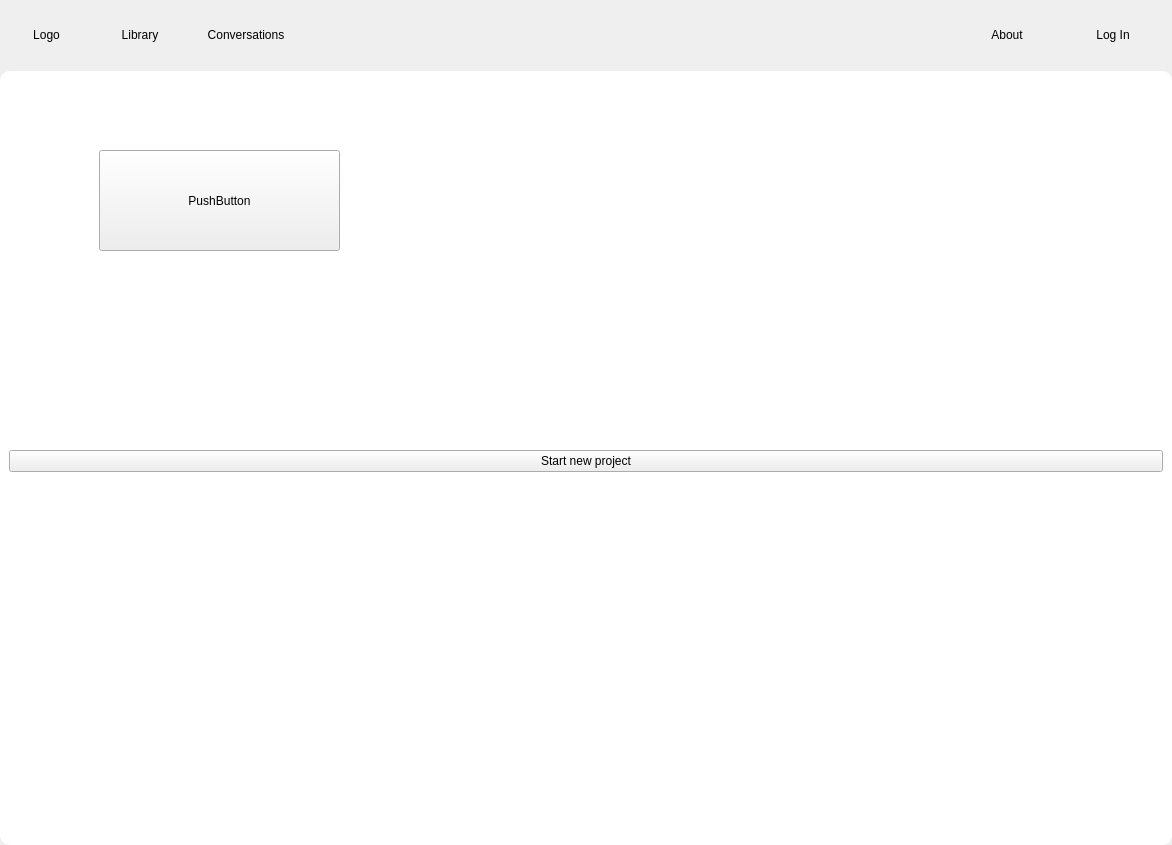
<?xml version="1.0" encoding="UTF-8"?>
<ui version="4.0">
 <class>MainWindow</class>
 <widget class="QMainWindow" name="MainWindow">
  <property name="geometry">
   <rect>
    <x>0</x>
    <y>0</y>
    <width>1172</width>
    <height>845</height>
   </rect>
  </property>
  <property name="windowTitle">
   <string>MainWindow</string>
  </property>
  <widget class="QWidget" name="centralwidget">
   <property name="styleSheet">
    <string notr="true">/* Central widget: Light grey background */
#input_frame_2 {
background-color: rgba(161, 163, 163, 82); 
border: none;  
border-radius: 10px;   
}
#input_textEdit_2{
background-color: rgba(161, 163, 163, 0); 
border: none;  
border-radius: 10px;   
}

QFrame {border:none}
#upper_frame {border: none}
#lower_frame {border: none}
#central_widget {
    background-color: rgb(211, 211, 211); /* Light grey */
}

/* Side widgets: White background with slightly rounded borders */
#side_widget_left, #side_widget_right,  #main_widget, #scrollArea_2  {
    background-color: rgb(255, 255, 255); /* White */
    border: 2px solid rgb(255, 255, 255);    /* Greenish border */
    border-radius: 10px;                  /* Slightly rounded corners */
}


#new_chat_btn{
    border: 2px solid rgb(211, 211, 211);     /* Greenish border */
    border-radius: 10px;
}

#side_widget_left, #side_widget_right,  #main_widget, #scrollArea_2  {
    padding: 10px;
}</string>
   </property>
   <layout class="QVBoxLayout" name="verticalLayout">
    <property name="spacing">
     <number>0</number>
    </property>
    <property name="leftMargin">
     <number>0</number>
    </property>
    <property name="topMargin">
     <number>0</number>
    </property>
    <property name="rightMargin">
     <number>0</number>
    </property>
    <property name="bottomMargin">
     <number>0</number>
    </property>
    <item>
     <widget class="QFrame" name="upper_frame">
      <property name="minimumSize">
       <size>
        <width>911</width>
        <height>71</height>
       </size>
      </property>
      <property name="maximumSize">
       <size>
        <width>16777215</width>
        <height>71</height>
       </size>
      </property>
      <property name="styleSheet">
       <string notr="true">QPushButton {
    border: none;
    padding: 5px;
}

QPushButton:hover {
    background-color: #f0f0f0;
}</string>
      </property>
      <property name="frameShape">
       <enum>QFrame::Shape::StyledPanel</enum>
      </property>
      <property name="frameShadow">
       <enum>QFrame::Shadow::Raised</enum>
      </property>
      <property name="lineWidth">
       <number>0</number>
      </property>
      <layout class="QGridLayout" name="gridLayout_2">
       <item row="0" column="0">
        <widget class="QPushButton" name="pushButton_4">
         <property name="minimumSize">
          <size>
           <width>75</width>
           <height>0</height>
          </size>
         </property>
         <property name="text">
          <string>Logo</string>
         </property>
        </widget>
       </item>
       <item row="0" column="1">
        <widget class="QPushButton" name="pushButton_3">
         <property name="minimumSize">
          <size>
           <width>100</width>
           <height>0</height>
          </size>
         </property>
         <property name="text">
          <string>Library</string>
         </property>
        </widget>
       </item>
       <item row="0" column="2">
        <widget class="QPushButton" name="pushButton_2">
         <property name="minimumSize">
          <size>
           <width>100</width>
           <height>0</height>
          </size>
         </property>
         <property name="text">
          <string>Conversations</string>
         </property>
        </widget>
       </item>
       <item row="0" column="3">
        <spacer name="horizontalSpacer_3">
         <property name="orientation">
          <enum>Qt::Orientation::Horizontal</enum>
         </property>
         <property name="sizeHint" stdset="0">
          <size>
           <width>678</width>
           <height>20</height>
          </size>
         </property>
        </spacer>
       </item>
       <item row="0" column="4">
        <widget class="QPushButton" name="pushButton_5">
         <property name="minimumSize">
          <size>
           <width>100</width>
           <height>0</height>
          </size>
         </property>
         <property name="text">
          <string>About</string>
         </property>
        </widget>
       </item>
       <item row="0" column="5">
        <widget class="QPushButton" name="pushButton_7">
         <property name="minimumSize">
          <size>
           <width>100</width>
           <height>0</height>
          </size>
         </property>
         <property name="text">
          <string>Log In</string>
         </property>
        </widget>
       </item>
      </layout>
     </widget>
    </item>
    <item>
     <widget class="QFrame" name="lower_frame">
      <property name="minimumSize">
       <size>
        <width>0</width>
        <height>577</height>
       </size>
      </property>
      <property name="styleSheet">
       <string notr="true"/>
      </property>
      <property name="frameShape">
       <enum>QFrame::Shape::StyledPanel</enum>
      </property>
      <property name="frameShadow">
       <enum>QFrame::Shadow::Raised</enum>
      </property>
      <layout class="QHBoxLayout" name="horizontalLayout_13">
       <property name="spacing">
        <number>10</number>
       </property>
       <property name="leftMargin">
        <number>0</number>
       </property>
       <property name="topMargin">
        <number>0</number>
       </property>
       <property name="rightMargin">
        <number>0</number>
       </property>
       <property name="bottomMargin">
        <number>0</number>
       </property>
       <item>
        <widget class="QWidget" name="main_widget" native="true">
         <property name="sizePolicy">
          <sizepolicy hsizetype="Expanding" vsizetype="Expanding">
           <horstretch>0</horstretch>
           <verstretch>0</verstretch>
          </sizepolicy>
         </property>
         <property name="minimumSize">
          <size>
           <width>241</width>
           <height>0</height>
          </size>
         </property>
         <property name="maximumSize">
          <size>
           <width>16777215</width>
           <height>16777215</height>
          </size>
         </property>
         <property name="styleSheet">
          <string notr="true"/>
         </property>
         <layout class="QVBoxLayout" name="verticalLayout_2">
          <item>
           <widget class="QFrame" name="new_project_frame">
            <property name="sizePolicy">
             <sizepolicy hsizetype="Preferred" vsizetype="MinimumExpanding">
              <horstretch>0</horstretch>
              <verstretch>0</verstretch>
             </sizepolicy>
            </property>
            <property name="maximumSize">
             <size>
              <width>16777215</width>
              <height>16777215</height>
             </size>
            </property>
            <property name="styleSheet">
             <string notr="true"/>
            </property>
            <property name="frameShape">
             <enum>QFrame::Shape::StyledPanel</enum>
            </property>
            <property name="frameShadow">
             <enum>QFrame::Shadow::Raised</enum>
            </property>
            <widget class="QPushButton" name="pushButton_6">
             <property name="geometry">
              <rect>
               <x>90</x>
               <y>70</y>
               <width>241</width>
               <height>101</height>
              </rect>
             </property>
             <property name="text">
              <string>PushButton</string>
             </property>
            </widget>
           </widget>
          </item>
          <item>
           <widget class="QPushButton" name="pushButton">
            <property name="text">
             <string>Start new project</string>
            </property>
           </widget>
          </item>
          <item>
           <spacer name="verticalSpacer">
            <property name="orientation">
             <enum>Qt::Orientation::Vertical</enum>
            </property>
            <property name="sizeHint" stdset="0">
             <size>
              <width>20</width>
              <height>329</height>
             </size>
            </property>
           </spacer>
          </item>
         </layout>
        </widget>
       </item>
      </layout>
     </widget>
    </item>
   </layout>
  </widget>
  <widget class="QMenuBar" name="menubar">
   <property name="geometry">
    <rect>
     <x>0</x>
     <y>0</y>
     <width>1172</width>
     <height>37</height>
    </rect>
   </property>
  </widget>
 </widget>
 <resources>
  <include location="../../../../private/var/folders/4k/PycharmProjects/pyqt_designer/static/resource.qrc"/>
  <include location="../../../../private/var/folders/4k/PycharmProjects/PyQt5-Video-Book/#015_ChatGTP Desktop Application/static/resource.qrc"/>
  <include location="../../../../private/var/folders/4k/PycharmProjects/pyqt_designer/static/resource.qrc"/>
  <include location="../../../../private/var/folders/4k/pv9g_d2x77jdd55pt26pzv7h0000gn/PyQt5-Video-Book/#015_ChatGTP Desktop Application/static/resource.qrc"/>
 </resources>
 <connections/>
</ui>
